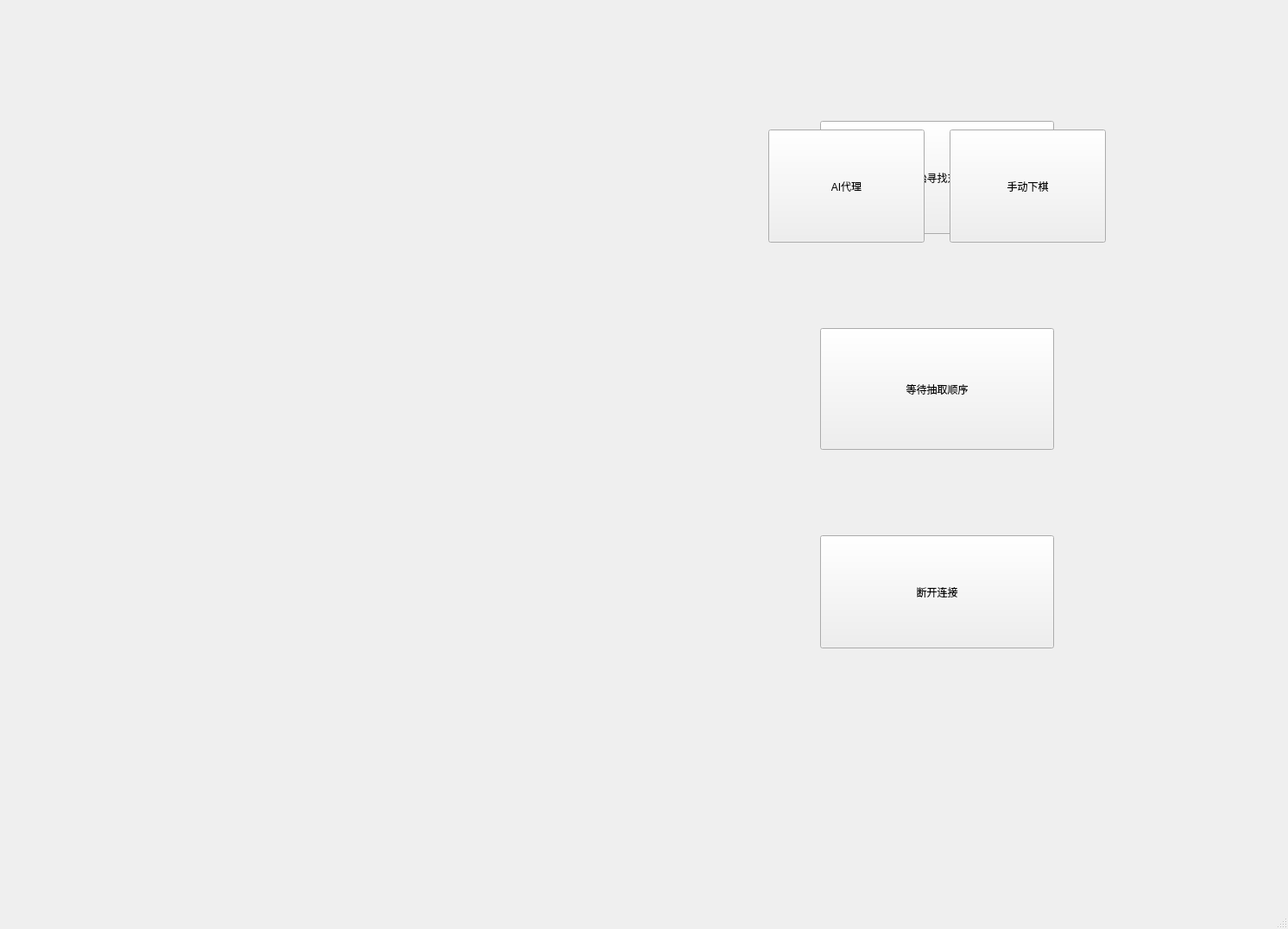
<?xml version="1.0" encoding="UTF-8"?>
<ui version="4.0">
 <class>MainWindow</class>
 <widget class="QMainWindow" name="MainWindow">
  <property name="geometry">
   <rect>
    <x>0</x>
    <y>0</y>
    <width>1492</width>
    <height>1076</height>
   </rect>
  </property>
  <property name="windowTitle">
   <string>MainWindow</string>
  </property>
  <widget class="QWidget" name="centralwidget">
   <widget class="QPushButton" name="pushbuttonfind_player">
    <property name="geometry">
     <rect>
      <x>950</x>
      <y>140</y>
      <width>271</width>
      <height>131</height>
     </rect>
    </property>
    <property name="text">
     <string>开始寻找对手</string>
    </property>
   </widget>
   <widget class="QPushButton" name="pushbuttondisconnect">
    <property name="geometry">
     <rect>
      <x>950</x>
      <y>620</y>
      <width>271</width>
      <height>131</height>
     </rect>
    </property>
    <property name="text">
     <string>断开连接</string>
    </property>
   </widget>
   <widget class="QPushButton" name="pushButton_order">
    <property name="geometry">
     <rect>
      <x>950</x>
      <y>380</y>
      <width>271</width>
      <height>141</height>
     </rect>
    </property>
    <property name="text">
     <string>等待抽取顺序</string>
    </property>
   </widget>
   <widget class="QPushButton" name="pushButton_pattern2">
    <property name="geometry">
     <rect>
      <x>890</x>
      <y>150</y>
      <width>181</width>
      <height>131</height>
     </rect>
    </property>
    <property name="text">
     <string>AI代理</string>
    </property>
   </widget>
   <widget class="QPushButton" name="pushButton_pattern1">
    <property name="geometry">
     <rect>
      <x>1100</x>
      <y>150</y>
      <width>181</width>
      <height>131</height>
     </rect>
    </property>
    <property name="text">
     <string>手动下棋</string>
    </property>
   </widget>
  </widget>
  <widget class="QMenuBar" name="menubar">
   <property name="geometry">
    <rect>
     <x>0</x>
     <y>0</y>
     <width>1492</width>
     <height>21</height>
    </rect>
   </property>
  </widget>
  <widget class="QStatusBar" name="statusbar"/>
 </widget>
 <resources/>
 <connections/>
</ui>
